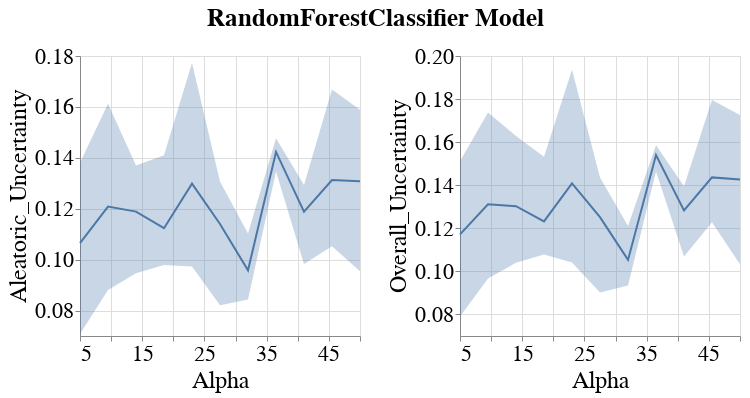

This figure's notebook cell:
### Code cell
visualizer.create_subgroup_metrics_line_band_plot(model_name=MODEL_NAMES[0],
                                                  subgroup_metrics=['Aleatoric_Uncertainty', 'Overall_Uncertainty'])
